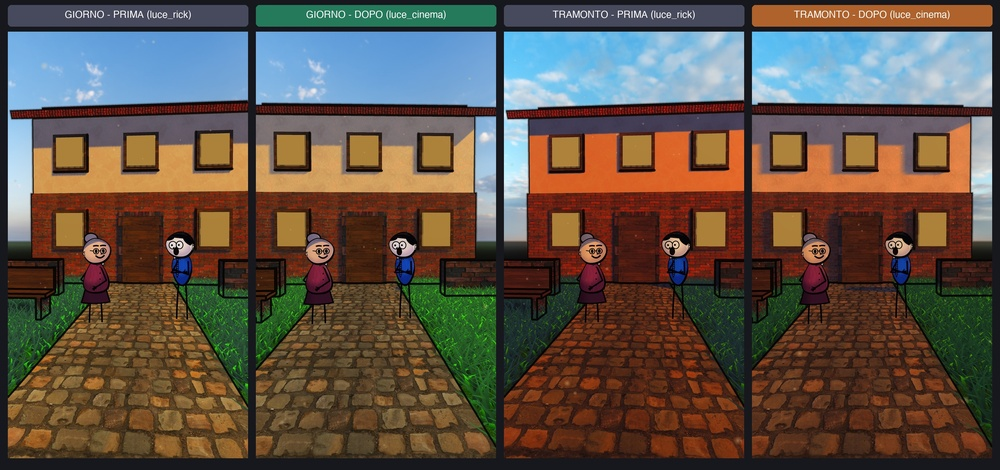
#> input picture cartoon-storie/confronti/luci_2a_esterno_prima_dopo.jpg, 1000 x 470 px, shrunk from 2810 x 1322 before the run
$ python campiona.py ../../../../cartoon-storie/confronti/luci_2a_esterno_prima_dopo.jpg ../../../../cartoon-storie/confronti/luci_2a_interno_prima_dopo.jpg
#> lines starting #> are read from the running program, lines starting #| are printed output that depends on the picture
# Confronta i colori di riferimento e render in punti precisi (media 9x9). Uso: python3 campiona.py rif.png render.png x,y [x,y ...]
import sys
from PIL import Image, ImageFilter
r = Image.open(sys.argv[1]).convert('RGB').filter(ImageFilter.BoxBlur(4)); m = Image.open(sys.argv[2]).convert('RGB').filter(ImageFilter.BoxBlur(4))
#> after `r = Image.open(sys.argv[1]).convert('RGB').filter(ImageFilter.BoxBlur(`:
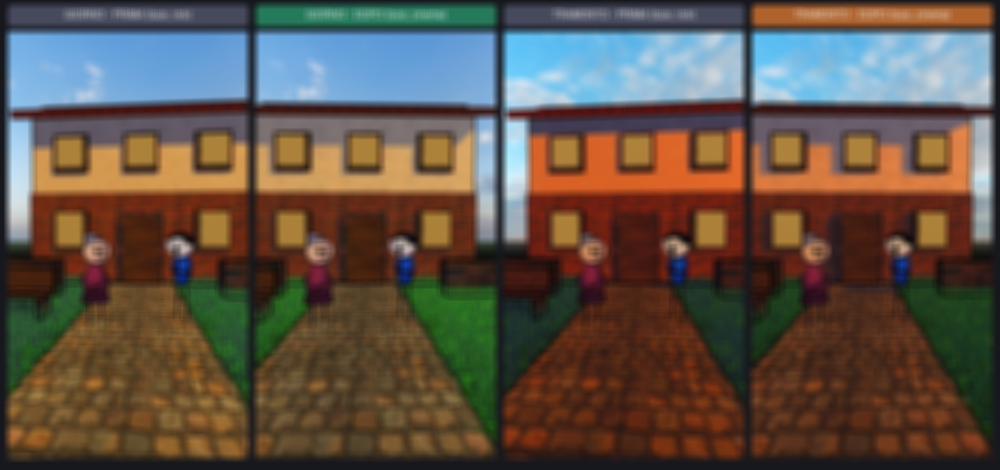
#> r: PIL image 1000x470 RGB; mean R, G, B 95.7, 83, 71.9
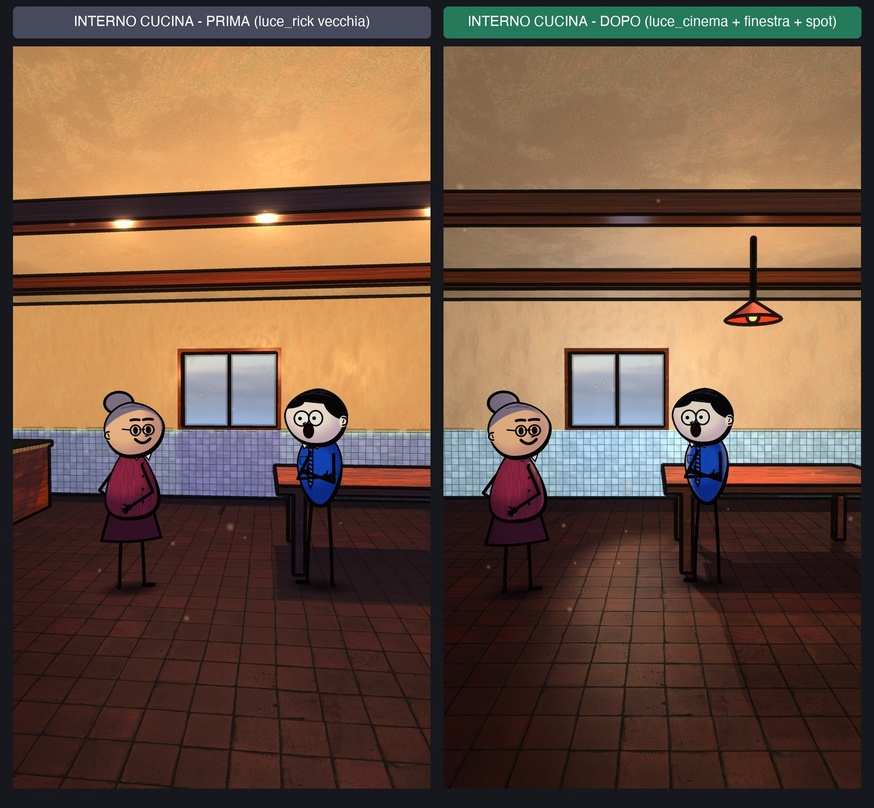
#> input picture cartoon-storie/confronti/luci_2a_interno_prima_dopo.jpg, 874 x 808 px, shrunk from 1884 x 1742 before the run
#> after `m = Image.open(sys.argv[2]).convert('RGB').filter(ImageFilter.BoxBlur(`:
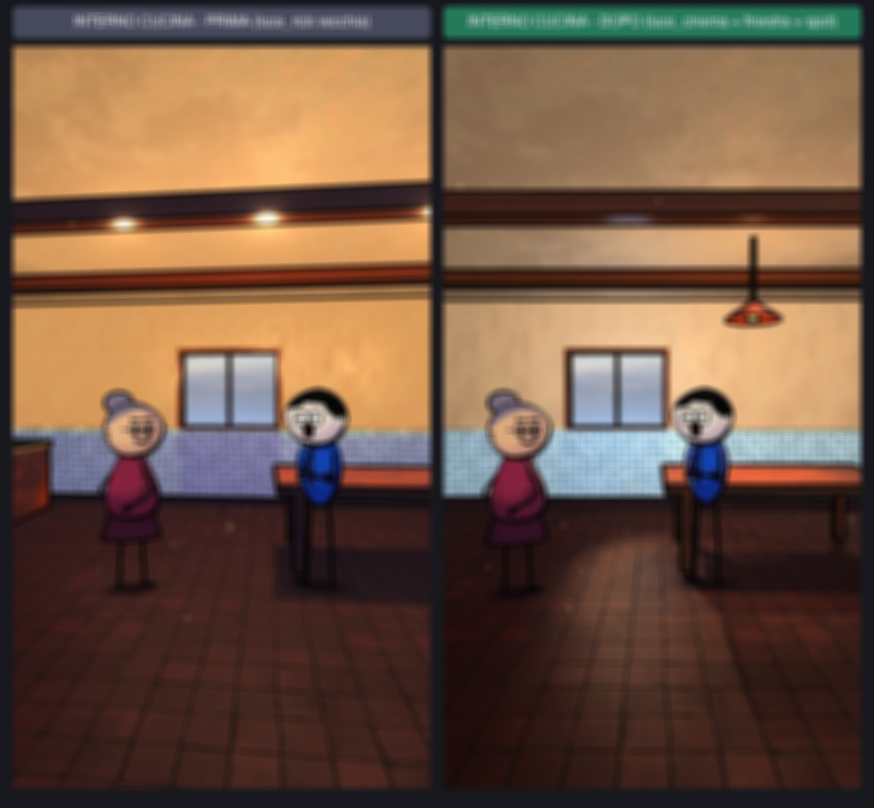
#> m: PIL image 874x808 RGB; mean R, G, B 111.2, 84, 66.2
hx = lambda c: '#%02x%02x%02x' % c
for p in sys.argv[3:]:
    x, y = map(int, p.split(',')); a, b = r.getpixel((x, y)), m.getpixel((x, y))
    d = [b[i] - a[i] for i in range(3)]
    hint = 'ok' if max(map(abs, d)) < 12 else ('troppo chiaro' if sum(d) > 0 else 'troppo scuro') + (', tinta diversa' if max(d) - min(d) > 25 else '')
    print(f'({x},{y}) rif {hx(a)}  render {hx(b)}  diff {d}  -> {hint}')
